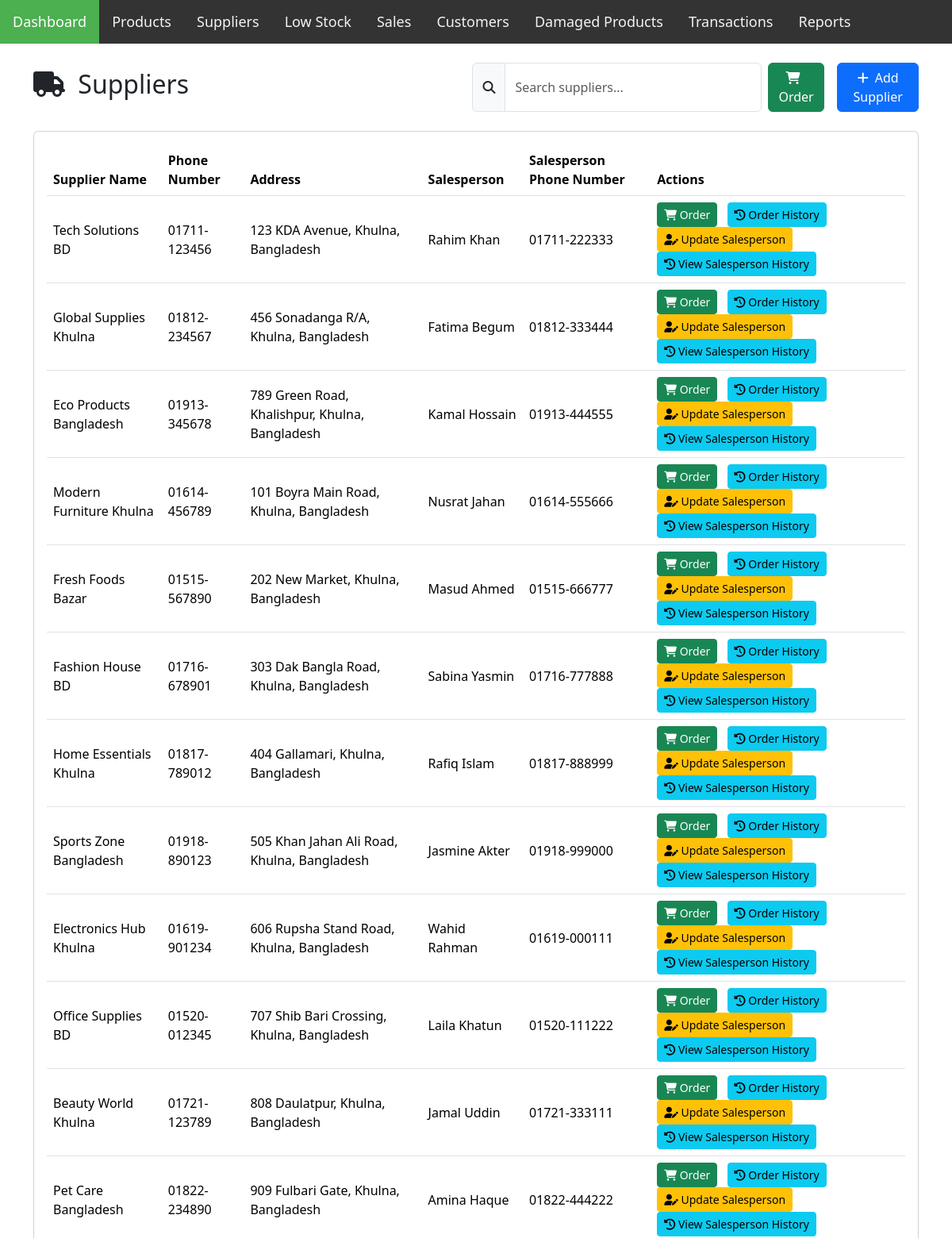
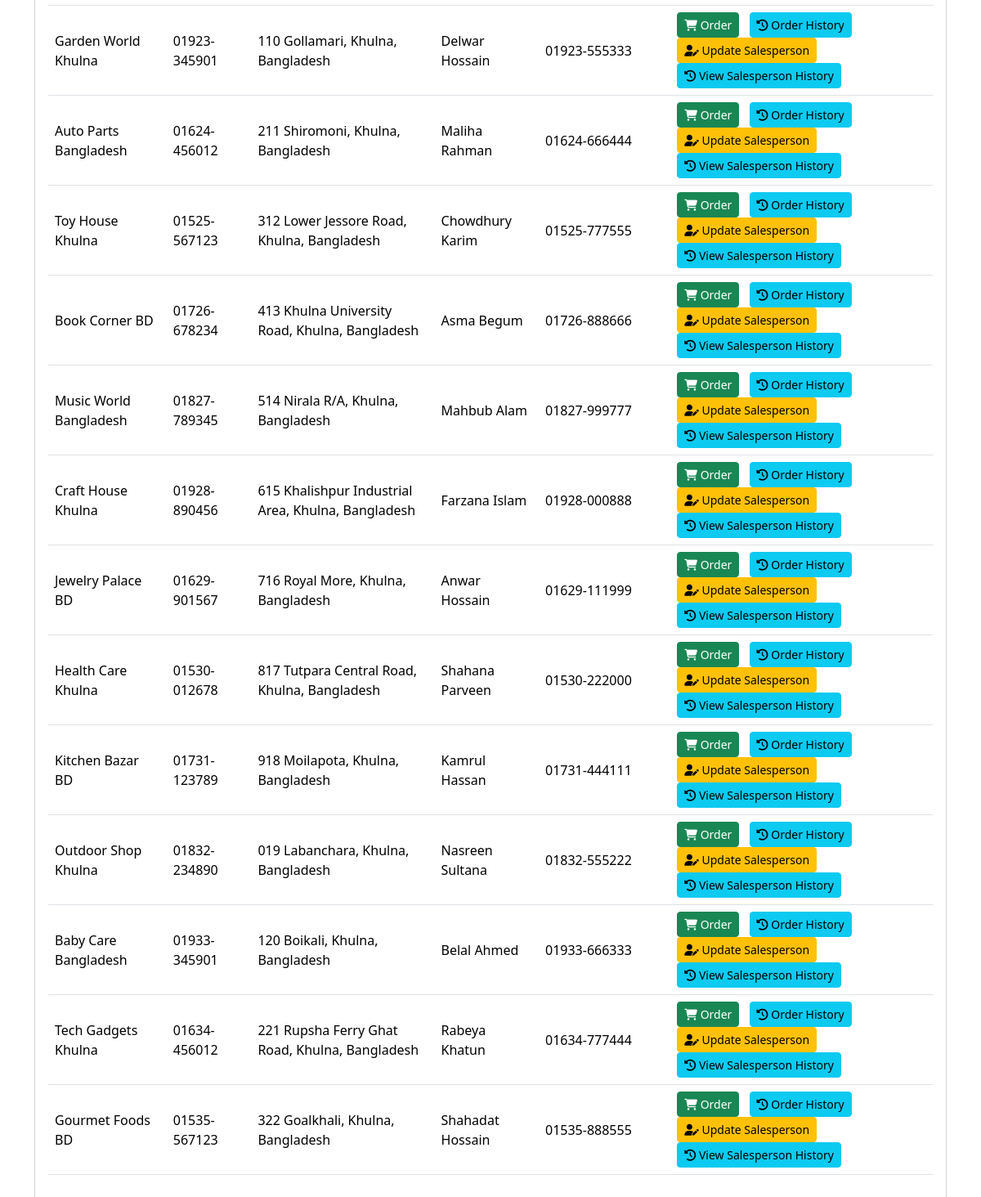
/suppliers.php, run on the app's committed database (2 pictures, top to bottom).
### tables this page shows
CREATE TABLE Salesperson (
    salesperson_id INT PRIMARY KEY AUTO_INCREMENT,
    name VARCHAR(255) NOT NULL,
    phone VARCHAR(20),
    status ENUM('Active', 'Archived') NOT NULL DEFAULT 'Active',
    archived_on DATETIME,
    company_id INT NOT NULL,

    FOREIGN KEY (company_id) REFERENCES Company(company_id) ON DELETE CASCADE
);

CREATE TABLE Company (
    company_id INT PRIMARY KEY AUTO_INCREMENT,
    company_name VARCHAR(255) NOT NULL,
    company_phone_number VARCHAR(20),
    company_address VARCHAR(255)
);

### suppliers.php (the view, shortened to what this page needs)
<?php
$database = new Database();
$db = $database->getConnection();
?>
<!DOCTYPE html>
<html lang="en">
<head>
    <link rel="stylesheet" href="assets/style.css">
    <link rel="stylesheet" href="https://cdnjs.cloudflare.com/ajax/libs/font-awesome/6.7.2/css/all.min.css">
    <link href="https://cdn.jsdelivr.net/npm/bootstrap@5.3.5/dist/css/bootstrap.min.css" rel="stylesheet">
</head>
<body>
    <header class="header">
        <?php include 'assets/navbar.php'; ?>
    </header>
    <main class="container mt-4">
        <div class="d-flex justify-content-between align-items-center mb-4">
            <h2>
                <i class="fas fa-truck me-2"></i>
                Suppliers
            </h2>
            <div class="d-flex gap-2">
                <div class="input-group">
                    <span class="input-group-text"><i class="fas fa-search"></i></span>
                    <input type="text" id="searchInput" class="form-control" placeholder="Search suppliers...">
                </div>
                <button class="btn btn-success me-2" onclick="orderFromSupplier()">
                    <i class="fas fa-shopping-cart me-2"></i>Order
                </button>
                <button class="btn btn-primary" data-bs-toggle="modal" data-bs-target="#addSupplierModal">
                    <i class="fas fa-plus me-2"></i>Add Supplier
                </button>
            </div>
        </div>
        <div class="card">
            <div class="card-body">
                <div class="table-responsive">
                    <table class="table table-hover align-middle">
                        <thead>
                            <tr>
                                <th>Supplier Name</th>
                                <th>Phone Number</th>
                                <th>Address</th>
                                <th>Salesperson</th>
                                <th>Salesperson Phone Number</th>
                                <th>Actions</th>
                            </tr>
                        </thead>
                        <tbody>
                            <?php
                            try {
                                $query = "SELECT
                                            c.company_id,
                                            c.company_name,
                                            c.company_phone_number,
                                            c.company_address,
                                            s.name,
                                            s.phone
                                        FROM
                                            company c
                                        LEFT JOIN
                                            salesperson s ON c.company_id = s.company_id AND s.status = 'Active';
                                ";
                                $stmt = $db->prepare($query);
                                $stmt->execute();
                                while ($row = $stmt->fetch(PDO::FETCH_ASSOC)) {
                                    ?>
                                    <tr>
                                        <td><?= htmlspecialchars($row['company_name']) ?></td>
                                        <td><?= htmlspecialchars($row['company_phone_number']) ?></td>
                                        <td><?= htmlspecialchars($row['company_address']) ?></td>
                                        <td><?= htmlspecialchars($row['name']) ?></td>
                                        <td><?= htmlspecialchars($row['phone']) ?></td>
                                        <td>
                                            <button class="btn btn-sm btn-success me-2" onclick="orderFromSupplier(<?= $row['company_id'] ?>)">
                                                <i class="fas fa-shopping-cart"></i> Order
                                            </button>
                                            <button class="btn btn-sm btn-info me-2" onclick="viewOrderHistory(<?= $row['company_id'] ?>)">
                                                <i class="fas fa-history"></i> Order History
                                            </button>
                                            <button class="btn btn-sm btn-warning me-2" onclick="updateSalesperson(<?= $row['company_id'] ?>)">
                                                <i class="fas fa-user-edit"></i> Update Salesperson
                                            </button>
                                            <button class="btn btn-sm btn-info" onclick="viewSalespersonHistory(<?= $row['company_id'] ?>)">
                                                <i class="fas fa-history"></i> View Salesperson History
                                            </button>
                                        </td>
                                    </tr>
                                    <?php
                                }
                            } catch(PDOException $e) {
                                echo "<tr><td colspan='7' class='text-center text-danger'>Error loading suppliers</td></tr>";
                            }
                            ?>
                        </tbody>
                    </table>
                </div>
            </div>
        </div>
    </main>
</body>
</html>

### data on the page
salesperson: company.company_name "Tech Solutions BD", company.company_phone_number "01711-123456", company.company_address "123 KDA Avenue, Khulna, Bangladesh", name "Rahim Khan", phone "01711-222333"
salesperson: company.company_name "Global Supplies Khulna", company.company_phone_number "01812-234567", company.company_address "456 Sonadanga R/A, Khulna, Bangladesh", name "Fatima Begum", phone "01812-333444"
salesperson: company.company_name "Eco Products Bangladesh", company.company_phone_number "01913-345678", company.company_address "789 Green Road, Khalishpur, Khulna, Bangladesh", name "Kamal Hossain", phone "01913-444555"
salesperson: company.company_name "Modern Furniture Khulna", company.company_phone_number "01614-456789", company.company_address "101 Boyra Main Road, Khulna, Bangladesh", name "Nusrat Jahan", phone "01614-555666"
salesperson: company.company_name "Fresh Foods Bazar", company.company_phone_number "01515-567890", company.company_address "202 New Market, Khulna, Bangladesh", name "Masud Ahmed", phone "01515-666777"
salesperson: company.company_name "Fashion House BD", company.company_phone_number "01716-678901", company.company_address "303 Dak Bangla Road, Khulna, Bangladesh", name "Sabina Yasmin", phone "01716-777888"
salesperson: company.company_name "Home Essentials Khulna", company.company_phone_number "01817-789012", company.company_address "404 Gallamari, Khulna, Bangladesh", name "Rafiq Islam", phone "01817-888999"
salesperson: company.company_name "Sports Zone Bangladesh", company.company_phone_number "01918-890123", company.company_address "505 Khan Jahan Ali Road, Khulna, Bangladesh", name "Jasmine Akter", phone "01918-999000"
salesperson: company.company_name "Electronics Hub Khulna", company.company_phone_number "01619-901234", company.company_address "606 Rupsha Stand Road, Khulna, Bangladesh", name "Wahid Rahman", phone "01619-000111"
salesperson: company.company_name "Office Supplies BD", company.company_phone_number "01520-012345", company.company_address "707 Shib Bari Crossing, Khulna, Bangladesh", name "Laila Khatun", phone "01520-111222"
salesperson: company.company_name "Beauty World Khulna", company.company_phone_number "01721-123789", company.company_address "808 Daulatpur, Khulna, Bangladesh", name "Jamal Uddin", phone "01721-333111"
salesperson: company.company_name "Pet Care Bangladesh", company.company_phone_number "01822-234890", company.company_address "909 Fulbari Gate, Khulna, Bangladesh", name "Amina Haque", phone "01822-444222"
salesperson: company.company_name "Garden World Khulna", company.company_phone_number "01923-345901", company.company_address "110 Gollamari, Khulna, Bangladesh", name "Delwar Hossain", phone "01923-555333"
salesperson: company.company_name "Auto Parts Bangladesh", company.company_phone_number "01624-456012", company.company_address "211 Shiromoni, Khulna, Bangladesh", name "Maliha Rahman", phone "01624-666444"
salesperson: company.company_name "Toy House Khulna", company.company_phone_number "01525-567123", company.company_address "312 Lower Jessore Road, Khulna, Bangladesh", name "Chowdhury Karim", phone "01525-777555"
salesperson: company.company_name "Book Corner BD", company.company_phone_number "01726-678234", company.company_address "413 Khulna University Road, Khulna, Bangladesh", name "Asma Begum", phone "01726-888666"
salesperson: company.company_name "Music World Bangladesh", company.company_phone_number "01827-789345", company.company_address "514 Nirala R/A, Khulna, Bangladesh", name "Mahbub Alam", phone "01827-999777"
salesperson: company.company_name "Craft House Khulna", company.company_phone_number "01928-890456", company.company_address "615 Khalishpur Industrial Area, Khulna, Bangladesh", name "Farzana Islam", phone "01928-000888"
salesperson: company.company_name "Jewelry Palace BD", company.company_phone_number "01629-901567", company.company_address "716 Royal More, Khulna, Bangladesh", name "Anwar Hossain", phone "01629-111999"
salesperson: company.company_name "Health Care Khulna", company.company_phone_number "01530-012678", company.company_address "817 Tutpara Central Road, Khulna, Bangladesh", name "Shahana Parveen", phone "01530-222000"
salesperson: company.company_name "Kitchen Bazar BD", company.company_phone_number "01731-123789", company.company_address "918 Moilapota, Khulna, Bangladesh", name "Kamrul Hassan", phone "01731-444111"
salesperson: company.company_name "Outdoor Shop Khulna", company.company_phone_number "01832-234890", company.company_address "019 Labanchara, Khulna, Bangladesh", name "Nasreen Sultana", phone "01832-555222"
salesperson: company.company_name "Baby Care Bangladesh", company.company_phone_number "01933-345901", company.company_address "120 Boikali, Khulna, Bangladesh", name "Belal Ahmed", phone "01933-666333"
salesperson: company.company_name "Tech Gadgets Khulna", company.company_phone_number "01634-456012", company.company_address "221 Rupsha Ferry Ghat Road, Khulna, Bangladesh", name "Rabeya Khatun", phone "01634-777444"
salesperson: company.company_name "Gourmet Foods BD", company.company_phone_number "01535-567123", company.company_address "322 Goalkhali, Khulna, Bangladesh", name "Shahadat Hossain", phone "01535-888555"
